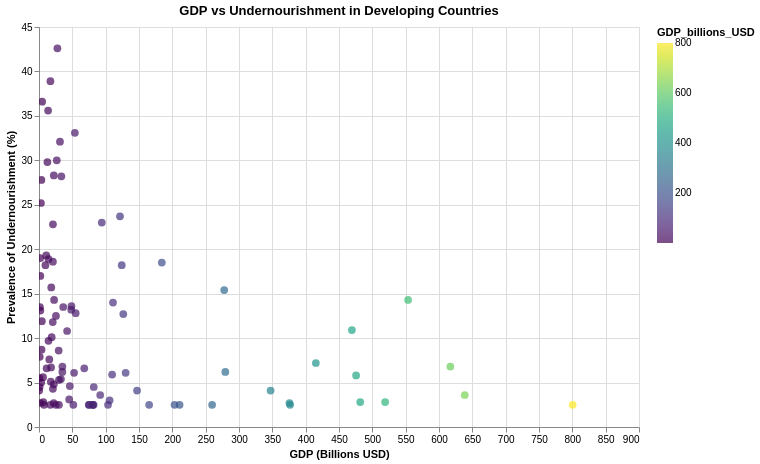

The code cell stored with this chart in its notebook:
### Markdown cell above
## 14. GDP vs Undernourishment

### Code cell
# Scatter plot of GDP vs undernourishment for developing countries
chart_gdp_und = alt.Chart(merged_gdp_df).mark_point(filled=True, size=60).encode(
    x=alt.X('GDP_billions_USD:Q', title='GDP (Billions USD)'),
    y=alt.Y('latest_undernourishment:Q', title='Prevalence of Undernourishment (%)'),
    color=alt.Color('GDP_billions_USD:Q', scale=alt.Scale(scheme='viridis')),
    tooltip=['Country', 'GDP_billions_USD', 'latest_undernourishment']
).properties(
    width=600,
    height=400,
    title='GDP vs Undernourishment in Developing Countries'
).interactive()
chart_gdp_und

### Figure 1 — Vega-Lite specification as saved in the notebook (floating-point values rounded to 4 significant figures)
{"config": {"view": {"continuousWidth": 300, "continuousHeight": 300}}, "data": {"name": "data-5f359d4011f60e2441e2d65b1754d662"}, "mark": {"type": "point", "filled": true, "size": 60}, "encoding": {"color": {"field": "GDP_billions_USD", "scale": {"scheme": "viridis"}, "type": "quantitative"}, "tooltip": [{"field": "Country", "type": "nominal"}, {"field": "GDP_billions_USD", "type": "quantitative"}, {"field": "latest_undernourishment", "type": "quantitative"}], "x": {"field": "GDP_billions_USD", "title": "GDP (Billions USD)", "type": "quantitative"}, "y": {"field": "latest_undernourishment", "title": "Prevalence of Undernourishment (%)", "type": "quantitative"}}, "height": 400, "params": [{"name": "param_1e9efca18e7a2868", "select": {"type": "interval", "encodings": ["x", "y"]}, "bind": "scales"}], "title": "GDP vs Undernourishment in Developing Countries", "width": 600, "$schema": "https://vega.github.io/schema/vega-lite/v6.1.0.json", "datasets": {"data-5f359d4011f60e2441e2d65b1754d662": [{"Country": "Zimbabwe", "latest_undernourishment": 30.0, "country": "ZW", "latitude": -19.02, "longitude": 29.15, "name": "Zimbabwe", "dist_to_nearest_port_km": 604.0, "GDP_billions_USD": 26.67}, {"Country": "Zambia", "latest_undernourishment": 32.1, "country": "ZM", "latitude": -13.13, "longitude": 27.85, "name": "Zambia", "dist_to_nearest_port_km": 1052.0, "GDP_billions_USD": 31.47}, {"Country": "Vanuatu", "latest_undernourishment": 7.9, "country": "VU", "latitude": -15.38, "longitude": 167.0, "name": "Vanuatu", "dist_to_nearest_port_km": 1967.0, "GDP_billions_USD": 1.137}, {"Country": "Uzbekistan", "latest_undernourishment": 2.5, "country": "UZ", "latitude": 41.38, "longitude": 64.59, "name": "Uzbekistan", "dist_to_nearest_port_km": 1845.0, "GDP_billions_USD": 103.5}, {"Country": "Uruguay", "latest_undernourishment": 2.5, "country": "UY", "latitude": -32.52, "longitude": -55.77, "name": "Uruguay", "dist_to_nearest_port_km": 266.4, "GDP_billions_USD": 80.81}, {"Country": "United Arab Emirates", "latest_undernourishment": 2.8, "country": "AE", "latitude": 23.42, "longitude": 53.85, "name": "United Arab Emirates", "dist_to_nearest_port_km": 214.7, "GDP_billions_USD": 519.2}, {"Country": "Ukraine", "latest_undernourishment": 3.8, "country": "UA", "latitude": 48.38, "longitude": 31.17, "name": "Ukraine", "dist_to_nearest_port_km": 846.1, "GDP_billions_USD": null}, {"Country": "Uganda", "latest_undernourishment": 33.1, "country": "UG", "latitude": 1.373, "longitude": 32.29, "name": "Uganda", "dist_to_nearest_port_km": 1016.0, "GDP_billions_USD": 53.79}, {"Country": "Tuvalu", "latest_undernourishment": null, "country": "TV", "latitude": -7.11, "longitude": 177.6, "name": "Tuvalu", "dist_to_nearest_port_km": 3307.0, "GDP_billions_USD": 0.07}, {"Country": "Turkmenistan", "latest_undernourishment": 3.6, "country": "TM", "latitude": 38.97, "longitude": 59.56, "name": "Turkmenistan", "dist_to_nearest_port_km": 1454.0, "GDP_billions_USD": 91.8}, {"Country": "Tunisia", "latest_undernourishment": 2.5, "country": "TN", "latitude": 33.89, "longitude": 9.537, "name": "Tunisia", "dist_to_nearest_port_km": 506.5, "GDP_billions_USD": 51.53}, {"Country": "Trinidad and Tobago", "latest_undernourishment": 8.6, "country": "TT", "latitude": 10.69, "longitude": -61.22, "name": "Trinidad and Tobago", "dist_to_nearest_port_km": 1245.0, "GDP_billions_USD": 29.49}, {"Country": "Tonga", "latest_undernourishment": null, "country": "TO", "latitude": -21.18, "longitude": -175.2, "name": "Tonga", "dist_to_nearest_port_km": 1990.0, "GDP_billions_USD": 0.568}, {"Country": "Togo", "latest_undernourishment": 18.2, "country": "TG", "latitude": 8.62, "longitude": 0.8248, "name": "Togo", "dist_to_nearest_port_km": 369.3, "GDP_billions_USD": 9.651}, {"Country": "Timor-Leste", "latest_undernourishment": 17.0, "country": "TL", "latitude": -8.874, "longitude": 125.7, "name": "Timor-Leste", "dist_to_nearest_port_km": 1441.0, "GDP_billions_USD": 2.002}, {"Country": "Thailand", "latest_undernourishment": 6.8, "country": "TH", "latitude": 15.87, "longitude": 101.0, "name": "Thailand", "dist_to_nearest_port_km": 308.8, "GDP_billions_USD": 617.0}, {"Country": "Tanzania", "latest_undernourishment": 23.0, "country": "TZ", "latitude": -6.369, "longitude": 34.89, "name": "Tanzania", "dist_to_nearest_port_km": 588.9, "GDP_billions_USD": 94.18}, {"Country": "Tajikistan", "latest_undernourishment": 9.7, "country": "TJ", "latitude": 38.86, "longitude": 71.28, "name": "Tajikistan", "dist_to_nearest_port_km": 1604.0, "GDP_billions_USD": 14.24}, {"Country": "Suriname", "latest_undernourishment": 8.7, "country": "SR", "latitude": 3.919, "longitude": -56.03, "name": "Suriname", "dist_to_nearest_port_km": 2183.0, "GDP_billions_USD": 3.78}, {"Country": "Sudan", "latest_undernourishment": 10.8, "country": "SD", "latitude": 12.86, "longitude": 30.22, "name": "Sudan", "dist_to_nearest_port_km": 1414.0, "GDP_billions_USD": 42.14}, {"Country": "Sri Lanka", "latest_undernourishment": 3.8, "country": "LK", "latitude": 7.873, "longitude": 80.77, "name": "Sri Lanka", "dist_to_nearest_port_km": 145.1, "GDP_billions_USD": null}, {"Country": "South Africa", "latest_undernourishment": 7.2, "country": "ZA", "latitude": -30.56, "longitude": 22.94, "name": "South Africa", "dist_to_nearest_port_km": 565.7, "GDP_billions_USD": 415.3}, {"Country": "Solomon Islands", "latest_undernourishment": 19.0, "country": "SB", "latitude": -9.646, "longitude": 160.2, "name": "Solomon Islands", "dist_to_nearest_port_km": 2110.0, "GDP_billions_USD": 1.801}, {"Country": "Sierra Leone", "latest_undernourishment": 27.8, "country": "SL", "latitude": 8.461, "longitude": -11.78, "name": "Sierra Leone", "dist_to_nearest_port_km": 924.7, "GDP_billions_USD": 3.607}, {"Country": "Seychelles", "latest_undernourishment": 2.7, "country": "SC", "latitude": -4.68, "longitude": 55.49, "name": "Seychelles", "dist_to_nearest_port_km": 1727.0, "GDP_billions_USD": 2.082}, {"Country": "Serbia", "latest_undernourishment": 2.5, "country": "RS", "latitude": 44.02, "longitude": 21.01, "name": "Serbia", "dist_to_nearest_port_km": 599.5, "GDP_billions_USD": 80.54}, {"Country": "Senegal", "latest_undernourishment": 6.2, "country": "SN", "latitude": 14.5, "longitude": -14.45, "name": "Senegal", "dist_to_nearest_port_km": 1526.0, "GDP_billions_USD": 35.01}, {"Country": "Saudi Arabia", "latest_undernourishment": 2.5, "country": "SA", "latitude": 23.89, "longitude": 45.08, "name": "Saudi Arabia", "dist_to_nearest_port_km": 737.7, "GDP_billions_USD": null}, {"Country": "Samoa", "latest_undernourishment": 4.5, "country": "WS", "latitude": -13.76, "longitude": -172.1, "name": "Samoa", "dist_to_nearest_port_km": 2872.0, "GDP_billions_USD": 0.938}, {"Country": "Rwanda", "latest_undernourishment": 35.6, "country": "RW", "latitude": -1.94, "longitude": 29.87, "name": "Rwanda", "dist_to_nearest_port_km": 1113.0, "GDP_billions_USD": 13.63}, {"Country": "Romania", "latest_undernourishment": 2.5, "country": "RO", "latitude": 45.94, "longitude": 24.97, "name": "Romania", "dist_to_nearest_port_km": 629.6, "GDP_billions_USD": 376.7}, {"Country": "Qatar", "latest_undernourishment": null, "country": "QA", "latitude": 25.35, "longitude": 51.18, "name": "Qatar", "dist_to_nearest_port_km": 392.7, "GDP_billions_USD": 225.7}, {"Country": "Poland", "latest_undernourishment": 2.5, "country": "PL", "latitude": 51.92, "longitude": 19.15, "name": "Poland", "dist_to_nearest_port_km": 272.8, "GDP_billions_USD": 800.5}, {"Country": "Philippines", "latest_undernourishment": 5.8, "country": "PH", "latitude": 12.88, "longitude": 121.8, "name": "Philippines", "dist_to_nearest_port_km": 208.6, "GDP_billions_USD": 475.6}, {"Country": "Peru", "latest_undernourishment": 6.2, "country": "PE", "latitude": -9.19, "longitude": -75.02, "name": "Peru", "dist_to_nearest_port_km": 393.5, "GDP_billions_USD": 279.5}, {"Country": "Paraguay", "latest_undernourishment": 3.1, "country": "PY", "latitude": -23.44, "longitude": -58.44, "name": "Paraguay", "dist_to_nearest_port_km": 1058.0, "GDP_billions_USD": 45.28}, {"Country": "Papua New Guinea", "latest_undernourishment": 28.2, "country": "PG", "latitude": -6.315, "longitude": 144.0, "name": "Papua New Guinea", "dist_to_nearest_port_km": 2530.0, "GDP_billions_USD": 33.54}, {"Country": "Panama", "latest_undernourishment": 4.5, "country": "PA", "latitude": 8.538, "longitude": -80.78, "name": "Panama", "dist_to_nearest_port_km": 132.8, "GDP_billions_USD": 82.14}, {"Country": "Palau", "latest_undernourishment": null, "country": "PW", "latitude": 7.515, "longitude": 134.6, "name": "Palau", "dist_to_nearest_port_km": 1679.0, "GDP_billions_USD": 0.298}, {"Country": "Pakistan", "latest_undernourishment": 12.9, "country": "PK", "latitude": 30.38, "longitude": 69.35, "name": "Pakistan", "dist_to_nearest_port_km": 653.4, "GDP_billions_USD": null}, {"Country": "Oman", "latest_undernourishment": 5.9, "country": "OM", "latitude": 21.51, "longitude": 55.92, "name": "Oman", "dist_to_nearest_port_km": 397.4, "GDP_billions_USD": 109.7}, {"Country": "Nigeria", "latest_undernourishment": 14.3, "country": "NG", "latitude": 9.082, "longitude": 8.675, "name": "Nigeria", "dist_to_nearest_port_km": 654.8, "GDP_billions_USD": 553.7}, {"Country": "Niger", "latest_undernourishment": 10.1, "country": "NE", "latitude": 17.61, "longitude": 8.082, "name": "Niger", "dist_to_nearest_port_km": 1338.0, "GDP_billions_USD": 19.0}, {"Country": "Nicaragua", "latest_undernourishment": 15.7, "country": "NI", "latitude": 12.87, "longitude": -85.21, "name": "Nicaragua", "dist_to_nearest_port_km": 697.3, "GDP_billions_USD": 18.38}, {"Country": "Nepal", "latest_undernourishment": 4.6, "country": "NP", "latitude": 28.39, "longitude": 84.12, "name": "Nepal", "dist_to_nearest_port_km": 1026.0, "GDP_billions_USD": 46.21}, {"Country": "Nauru", "latest_undernourishment": null, "country": "NR", "latitude": -0.5228, "longitude": 166.9, "name": "Nauru", "dist_to_nearest_port_km": 3331.0, "GDP_billions_USD": 0.158}, {"Country": "Namibia", "latest_undernourishment": 18.9, "country": null, "latitude": -22.96, "longitude": 18.49, "name": "Namibia", "dist_to_nearest_port_km": 408.7, "GDP_billions_USD": 14.29}, {"Country": "Mozambique", "latest_undernourishment": 28.3, "country": "MZ", "latitude": -18.67, "longitude": 35.53, "name": "Mozambique", "dist_to_nearest_port_km": 148.8, "GDP_billions_USD": 22.23}, {"Country": "Morocco", "latest_undernourishment": 4.1, "country": "MA", "latitude": 31.79, "longitude": -7.093, "name": "Morocco", "dist_to_nearest_port_km": 203.0, "GDP_billions_USD": 147.1}, {"Country": "Montenegro", "latest_undernourishment": 2.5, "country": "ME", "latitude": 42.71, "longitude": 19.37, "name": "Montenegro", "dist_to_nearest_port_km": 554.0, "GDP_billions_USD": 7.571}, {"Country": "Mongolia", "latest_undernourishment": 5.1, "country": "MN", "latitude": 46.86, "longitude": 103.8, "name": "Mongolia", "dist_to_nearest_port_km": 1387.0, "GDP_billions_USD": 17.73}, {"Country": "Moldova", "latest_undernourishment": 2.5, "country": "MD", "latitude": 47.41, "longitude": 28.37, "name": "Moldova", "dist_to_nearest_port_km": 716.3, "GDP_billions_USD": 16.98}, {"Country": "Mexico", "latest_undernourishment": 3.4, "country": "MX", "latitude": 23.63, "longitude": -102.6, "name": "Mexico", "dist_to_nearest_port_km": 539.3, "GDP_billions_USD": null}, {"Country": "Mauritius", "latest_undernourishment": 7.6, "country": "MU", "latitude": -20.35, "longitude": 57.55, "name": "Mauritius", "dist_to_nearest_port_km": 21.43, "GDP_billions_USD": 15.48}, {"Country": "Mauritania", "latest_undernourishment": 6.6, "country": "MR", "latitude": 21.01, "longitude": -10.94, "name": "Mauritania", "dist_to_nearest_port_km": 1431.0, "GDP_billions_USD": 11.39}, {"Country": "Marshall Islands", "latest_undernourishment": null, "country": "MH", "latitude": 7.131, "longitude": 171.2, "name": "Marshall Islands", "dist_to_nearest_port_km": 4299.0, "GDP_billions_USD": 0.303}, {"Country": "Mali", "latest_undernourishment": 4.8, "country": "ML", "latitude": 17.57, "longitude": -3.996, "name": "Mali", "dist_to_nearest_port_km": 1351.0, "GDP_billions_USD": 22.27}, {"Country": "Maldives", "latest_undernourishment": null, "country": "MV", "latitude": 3.203, "longitude": 73.22, "name": "Maldives", "dist_to_nearest_port_km": 843.6, "GDP_billions_USD": 7.613}, {"Country": "Malaysia", "latest_undernourishment": 2.8, "country": "MY", "latitude": 4.21, "longitude": 102.0, "name": "Malaysia", "dist_to_nearest_port_km": 148.4, "GDP_billions_USD": 481.8}, {"Country": "Malawi", "latest_undernourishment": 19.3, "country": "MW", "latitude": -13.25, "longitude": 34.3, "name": "Malawi", "dist_to_nearest_port_km": 731.1, "GDP_billions_USD": 10.89}, {"Country": "Madagascar", "latest_undernourishment": 38.9, "country": "MG", "latitude": -18.77, "longitude": 46.87, "name": "Madagascar", "dist_to_nearest_port_km": 1127.0, "GDP_billions_USD": 17.14}, {"Country": "Libya", "latest_undernourishment": 13.2, "country": "LY", "latitude": 26.34, "longitude": 17.23, "name": "Libya", "dist_to_nearest_port_km": 1085.0, "GDP_billions_USD": 48.31}, {"Country": "Liberia", "latest_undernourishment": 36.6, "country": "LR", "latitude": 6.428, "longitude": -9.429, "name": "Liberia", "dist_to_nearest_port_km": 611.8, "GDP_billions_USD": 4.72}, {"Country": "Lesotho", "latest_undernourishment": null, "country": "LS", "latitude": -29.61, "longitude": 28.23, "name": "Lesotho", "dist_to_nearest_port_km": 271.1, "GDP_billions_USD": 2.708}, {"Country": "Lebanon", "latest_undernourishment": 7.1, "country": "LB", "latitude": 33.85, "longitude": 35.86, "name": "Lebanon", "dist_to_nearest_port_km": 442.6, "GDP_billions_USD": null}, {"Country": "Kuwait", "latest_undernourishment": 2.5, "country": "KW", "latitude": 29.31, "longitude": 47.48, "name": "Kuwait", "dist_to_nearest_port_km": 91.15, "GDP_billions_USD": 165.2}, {"Country": "Kosovo", "latest_undernourishment": null, "country": "XK", "latitude": 42.6, "longitude": 20.9, "name": "Kosovo", "dist_to_nearest_port_km": 567.6, "GDP_billions_USD": 10.7}, {"Country": "Kiribati", "latest_undernourishment": 4.1, "country": "KI", "latitude": -3.37, "longitude": -168.7, "name": "Kiribati", "dist_to_nearest_port_km": 4074.0, "GDP_billions_USD": 0.263}, {"Country": "Kenya", "latest_undernourishment": 23.7, "country": "KE", "latitude": -0.02356, "longitude": 37.91, "name": "Kenya", "dist_to_nearest_port_km": 485.8, "GDP_billions_USD": 121.5}, {"Country": "Kazakhstan", "latest_undernourishment": 2.5, "country": "KZ", "latitude": 48.02, "longitude": 66.92, "name": "Kazakhstan", "dist_to_nearest_port_km": 2570.0, "GDP_billions_USD": 259.7}, {"Country": "Jordan", "latest_undernourishment": 12.8, "country": "JO", "latitude": 30.59, "longitude": 36.24, "name": "Jordan", "dist_to_nearest_port_km": 166.6, "GDP_billions_USD": 55.01}, {"Country": "Jamaica", "latest_undernourishment": 6.7, "country": "JM", "latitude": 18.11, "longitude": -77.3, "name": "Jamaica", "dist_to_nearest_port_km": 55.5, "GDP_billions_USD": 18.11}, {"Country": "Iraq", "latest_undernourishment": 15.4, "country": "IQ", "latitude": 33.22, "longitude": 43.68, "name": "Iraq", "dist_to_nearest_port_km": 536.5, "GDP_billions_USD": 277.8}, {"Country": "Indonesia", "latest_undernourishment": 6.4, "country": "ID", "latitude": -0.7893, "longitude": 113.9, "name": "Indonesia", "dist_to_nearest_port_km": 726.9, "GDP_billions_USD": null}, {"Country": "India", "latest_undernourishment": 11.8, "country": "IN", "latitude": 20.59, "longitude": 78.96, "name": "India", "dist_to_nearest_port_km": 655.8, "GDP_billions_USD": null}, {"Country": "Hungary", "latest_undernourishment": 2.5, "country": "HU", "latitude": 47.16, "longitude": 19.5, "name": "Hungary", "dist_to_nearest_port_km": 471.2, "GDP_billions_USD": 203.3}, {"Country": "Honduras", "latest_undernourishment": 13.5, "country": "HN", "latitude": 15.2, "longitude": -86.24, "name": "Honduras", "dist_to_nearest_port_km": 944.9, "GDP_billions_USD": 36.35}, {"Country": "Haiti", "latest_undernourishment": 42.6, "country": "HT", "latitude": 18.97, "longitude": -72.29, "name": "Haiti", "dist_to_nearest_port_km": 286.6, "GDP_billions_USD": 27.62}, {"Country": "Guyana", "latest_undernourishment": 2.7, "country": "GY", "latitude": 4.86, "longitude": -58.93, "name": "Guyana", "dist_to_nearest_port_km": 1898.0, "GDP_billions_USD": 22.01}, {"Country": "Guinea-Bissau", "latest_undernourishment": 13.1, "country": "GW", "latitude": 11.8, "longitude": -15.18, "name": "Guinea-Bissau", "dist_to_nearest_port_km": 1421.0, "GDP_billions_USD": 2.023}, {"Country": "Guinea", "latest_undernourishment": 12.5, "country": "GN", "latitude": 9.946, "longitude": -9.697, "name": "Guinea", "dist_to_nearest_port_km": 806.8, "GDP_billions_USD": 25.43}, {"Country": "Guatemala", "latest_undernourishment": 14.0, "country": "GT", "latitude": 15.78, "longitude": -90.23, "name": "Guatemala", "dist_to_nearest_port_km": 1298.0, "GDP_billions_USD": 111.0}, {"Country": "Grenada", "latest_undernourishment": null, "country": "GD", "latitude": 12.26, "longitude": -61.6, "name": "Grenada", "dist_to_nearest_port_km": 1098.0, "GDP_billions_USD": 1.366}, {"Country": "Ghana", "latest_undernourishment": 6.6, "country": "GH", "latitude": 7.947, "longitude": -1.023, "name": "Ghana", "dist_to_nearest_port_km": 436.8, "GDP_billions_USD": 67.9}, {"Country": "Georgia", "latest_undernourishment": 5.3, "country": "GE", "latitude": 42.32, "longitude": 43.36, "name": "Georgia", "dist_to_nearest_port_km": 1229.0, "GDP_billions_USD": 29.95}, {"Country": "Gabon", "latest_undernourishment": 18.6, "country": "GA", "latitude": -0.8037, "longitude": 11.61, "name": "Gabon", "dist_to_nearest_port_km": 907.9, "GDP_billions_USD": 20.86}, {"Country": "Fiji", "latest_undernourishment": 5.6, "country": "FJ", "latitude": -16.58, "longitude": 179.4, "name": "Fiji", "dist_to_nearest_port_km": 2292.0, "GDP_billions_USD": 6.106}, {"Country": "Ethiopia", "latest_undernourishment": 18.5, "country": "ET", "latitude": 9.145, "longitude": 40.49, "name": "Ethiopia", "dist_to_nearest_port_km": 397.0, "GDP_billions_USD": 184.2}, {"Country": "Eritrea", "latest_undernourishment": null, "country": "ER", "latitude": 15.18, "longitude": 39.78, "name": "Eritrea", "dist_to_nearest_port_km": 538.9, "GDP_billions_USD": 2.866}, {"Country": "Equatorial Guinea", "latest_undernourishment": null, "country": "GQ", "latitude": 1.651, "longitude": 10.27, "name": "Equatorial Guinea", "dist_to_nearest_port_km": 931.9, "GDP_billions_USD": 13.24}, {"Country": "El Salvador", "latest_undernourishment": 6.8, "country": "SV", "latitude": 13.79, "longitude": -88.9, "name": "El Salvador", "dist_to_nearest_port_km": 1097.0, "GDP_billions_USD": 35.06}, {"Country": "Ecuador", "latest_undernourishment": 12.7, "country": "EC", "latitude": -1.831, "longitude": -78.18, "name": "Ecuador", "dist_to_nearest_port_km": 1137.0, "GDP_billions_USD": 126.4}, {"Country": "Dominican Republic", "latest_undernourishment": 6.1, "country": "DO", "latitude": 18.74, "longitude": -70.16, "name": "Dominican Republic", "dist_to_nearest_port_km": 66.2, "GDP_billions_USD": 129.9}, {"Country": "Dominica", "latest_undernourishment": 5.5, "country": "DM", "latitude": 15.41, "longitude": -61.37, "name": "Dominica", "dist_to_nearest_port_km": 940.4, "GDP_billions_USD": 0.73}, {"Country": "Djibouti", "latest_undernourishment": 11.9, "country": "DJ", "latitude": 11.83, "longitude": 42.59, "name": "Djibouti", "dist_to_nearest_port_km": 65.91, "GDP_billions_USD": 4.283}, {"Country": "Costa Rica", "latest_undernourishment": 2.5, "country": "CR", "latitude": 9.749, "longitude": -83.75, "name": "Costa Rica", "dist_to_nearest_port_km": 425.1, "GDP_billions_USD": 81.94}, {"Country": "Comoros", "latest_undernourishment": 13.5, "country": "KM", "latitude": -11.88, "longitude": 43.87, "name": "Comoros", "dist_to_nearest_port_km": 982.2, "GDP_billions_USD": 1.406}, {"Country": "Colombia", "latest_undernourishment": 4.1, "country": "CO", "latitude": 4.571, "longitude": -74.3, "name": "Colombia", "dist_to_nearest_port_km": 656.8, "GDP_billions_USD": 347.4}, {"Country": "China", "latest_undernourishment": 2.5, "country": "CN", "latitude": 35.86, "longitude": 104.2, "name": "China", "dist_to_nearest_port_km": 1203.0, "GDP_billions_USD": null}, {"Country": "Chile", "latest_undernourishment": 2.7, "country": "CL", "latitude": -35.68, "longitude": -71.54, "name": "Chile", "dist_to_nearest_port_km": 232.2, "GDP_billions_USD": 375.7}, {"Country": "Chad", "latest_undernourishment": 29.8, "country": "TD", "latitude": 15.45, "longitude": 18.73, "name": "Chad", "dist_to_nearest_port_km": 1952.0, "GDP_billions_USD": 12.58}, {"Country": "Central African Republic", "latest_undernourishment": 25.2, "country": "CF", "latitude": 6.611, "longitude": 20.94, "name": "Central African Republic", "dist_to_nearest_port_km": 1908.0, "GDP_billions_USD": 2.909}, {"Country": "Cameroon", "latest_undernourishment": 6.1, "country": "CM", "latitude": 7.37, "longitude": 12.35, "name": "Cameroon", "dist_to_nearest_port_km": 999.2, "GDP_billions_USD": 52.6}, {"Country": "Cambodia", "latest_undernourishment": 5.4, "country": "KH", "latitude": 12.57, "longitude": 105.0, "name": "Cambodia", "dist_to_nearest_port_km": 271.9, "GDP_billions_USD": 32.93}, {"Country": "Burundi", "latest_undernourishment": null, "country": "BI", "latitude": -3.373, "longitude": 29.92, "name": "Burundi", "dist_to_nearest_port_km": 1086.0, "GDP_billions_USD": 3.341}, {"Country": "Burkina Faso", "latest_undernourishment": 14.3, "country": "BF", "latitude": 12.24, "longitude": -1.562, "name": "Burkina Faso", "dist_to_nearest_port_km": 806.9, "GDP_billions_USD": 22.64}, {"Country": "Bulgaria", "latest_undernourishment": 3.0, "country": "BG", "latitude": 42.73, "longitude": 25.49, "name": "Bulgaria", "dist_to_nearest_port_km": 331.1, "GDP_billions_USD": 105.9}, {"Country": "Brazil", "latest_undernourishment": 2.5, "country": "BR", "latitude": -14.24, "longitude": -51.93, "name": "Brazil", "dist_to_nearest_port_km": 1226.0, "GDP_billions_USD": null}, {"Country": "Botswana", "latest_undernourishment": 22.8, "country": "BW", "latitude": -22.33, "longitude": 24.68, "name": "Botswana", "dist_to_nearest_port_km": 1047.0, "GDP_billions_USD": 20.91}, {"Country": "Bosnia and Herzegovina", "latest_undernourishment": 2.5, "country": "BA", "latitude": 43.92, "longitude": 17.68, "name": "Bosnia and Herzegovina", "dist_to_nearest_port_km": 363.9, "GDP_billions_USD": 29.95}, {"Country": "Bolivia", "latest_undernourishment": 13.6, "country": "BO", "latitude": -16.29, "longitude": -63.59, "name": "Bolivia", "dist_to_nearest_port_km": 1536.0, "GDP_billions_USD": 48.71}, {"Country": "Bhutan", "latest_undernourishment": null, "country": "BT", "latitude": 27.51, "longitude": 90.43, "name": "Bhutan", "dist_to_nearest_port_km": 591.0, "GDP_billions_USD": 2.837}, {"Country": "Benin", "latest_undernourishment": 11.8, "country": "BJ", "latitude": 9.308, "longitude": 2.316, "name": "Benin", "dist_to_nearest_port_km": 337.3, "GDP_billions_USD": 20.64}, {"Country": "Belize", "latest_undernourishment": 5.0, "country": "BZ", "latitude": 17.19, "longitude": -88.5, "name": "Belize", "dist_to_nearest_port_km": 1245.0, "GDP_billions_USD": 3.306}, {"Country": "Belarus", "latest_undernourishment": 2.5, "country": "BY", "latitude": 53.71, "longitude": 27.95, "name": "Belarus", "dist_to_nearest_port_km": 613.6, "GDP_billions_USD": 75.26}, {"Country": "Barbados", "latest_undernourishment": 2.8, "country": "BB", "latitude": 13.19, "longitude": -59.54, "name": "Barbados", "dist_to_nearest_port_km": 1225.0, "GDP_billions_USD": 6.517}, {"Country": "Bangladesh", "latest_undernourishment": 10.9, "country": "BD", "latitude": 23.68, "longitude": 90.36, "name": "Bangladesh", "dist_to_nearest_port_km": 212.9, "GDP_billions_USD": 469.3}, {"Country": "Bahrain", "latest_undernourishment": null, "country": "BH", "latitude": 25.93, "longitude": 50.64, "name": "Bahrain", "dist_to_nearest_port_km": 456.3, "GDP_billions_USD": 47.09}, {"Country": "Azerbaijan", "latest_undernourishment": 2.5, "country": "AZ", "latitude": 40.14, "longitude": 47.58, "name": "Azerbaijan", "dist_to_nearest_port_km": 1122.0, "GDP_billions_USD": 74.68}, {"Country": "Aruba", "latest_undernourishment": null, "country": "AW", "latitude": 12.52, "longitude": -69.97, "name": "Aruba", "dist_to_nearest_port_km": 645.8, "GDP_billions_USD": 3.766}, {"Country": "Armenia", "latest_undernourishment": 2.5, "country": "AM", "latitude": 40.07, "longitude": 45.04, "name": "Armenia", "dist_to_nearest_port_km": 1144.0, "GDP_billions_USD": 25.12}, {"Country": "Argentina", "latest_undernourishment": 3.6, "country": "AR", "latitude": -38.42, "longitude": -63.62, "name": "Argentina", "dist_to_nearest_port_km": 631.4, "GDP_billions_USD": 638.6}, {"Country": "Antigua and Barbuda", "latest_undernourishment": null, "country": "AG", "latitude": 17.06, "longitude": -61.8, "name": "Antigua and Barbuda", "dist_to_nearest_port_km": 844.2, "GDP_billions_USD": 2.016}, {"Country": "Angola", "latest_undernourishment": 18.2, "country": "AO", "latitude": -11.2, "longitude": 17.87, "name": "Angola", "dist_to_nearest_port_km": 566.5, "GDP_billions_USD": 124.1}, {"Country": "Algeria", "latest_undernourishment": 2.5, "country": "DZ", "latitude": 28.03, "longitude": 1.66, "name": "Algeria", "dist_to_nearest_port_km": 1077.0, "GDP_billions_USD": 210.9}, {"Country": "Albania", "latest_undernourishment": 4.3, "country": "AL", "latitude": 41.15, "longitude": 20.17, "name": "Albania", "dist_to_nearest_port_km": 465.2, "GDP_billions_USD": 20.85}, {"Country": "Afghanistan", "latest_undernourishment": 25.1, "country": "AF", "latitude": 33.94, "longitude": 67.71, "name": "Afghanistan", "dist_to_nearest_port_km": 1009.0, "GDP_billions_USD": null}]}}
